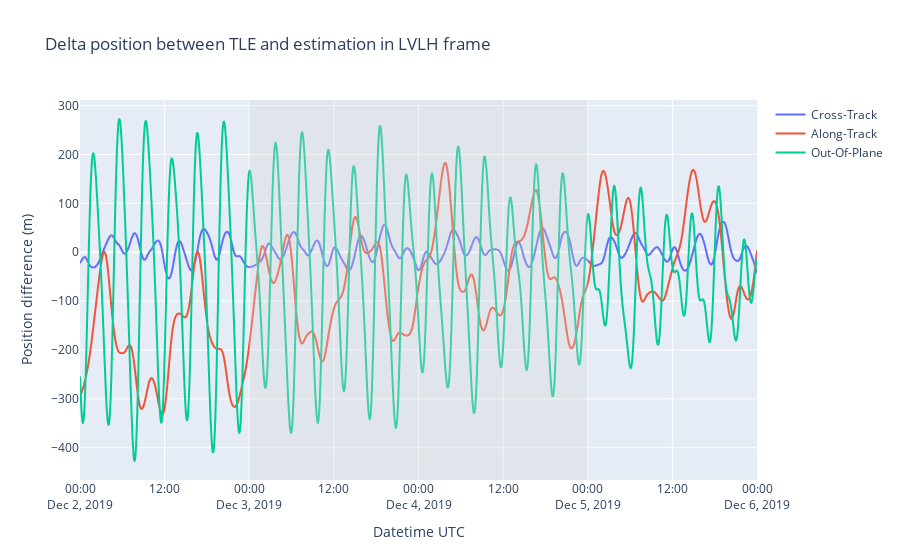

Notebook cell for this chart:
### Markdown cell above
Plotting the components of the position different between the TLE and the estimation, in LVLH frame. The grey area represents the time window where range measurements were used to perform the orbit determination.

### Code cell
import plotly.graph_objs as go

traceX = go.Scattergl(
    x = deltaPV_tle_lvlh_df['x'].index,
    y = deltaPV_tle_lvlh_df['x'],
    mode='lines',
    name='Cross-Track'
)

traceY = go.Scattergl(
    x = deltaPV_tle_lvlh_df['y'].index,
    y = deltaPV_tle_lvlh_df['y'],
    mode='lines',
    name='Along-Track'
)

traceZ = go.Scattergl(
    x = deltaPV_tle_lvlh_df['z'].index,
    y = deltaPV_tle_lvlh_df['z'],
    mode='lines',
    name='Out-Of-Plane'
)

data = [traceX, traceY, traceZ]

layout = go.Layout(
    title = 'Delta position between TLE and estimation in LVLH frame',
    xaxis = dict(
        title = 'Datetime UTC'
    ),
    yaxis = dict(
        title = 'Position difference (m)'
    ),
    shapes=[od_window_rectangle]
)

fig = dict(data=data, layout=layout)

pio.show(fig)

### Figure 1 — Plotly figure (JSON) as saved in the notebook; plotly's stock layout.template omitted (floating-point values rounded to 4 significant figures; data arrays with more than 128 entries replaced by an {"elided": "..."} marker saying what was removed)
{"data": [{"mode": "lines", "name": "Cross-Track", "type": "scattergl", "x": {"elided": "1153 str values"}, "y": {"elided": "1153 float values"}}, {"mode": "lines", "name": "Along-Track", "type": "scattergl", "x": {"elided": "1153 str values"}, "y": {"elided": "1153 float values"}}, {"mode": "lines", "name": "Out-Of-Plane", "type": "scattergl", "x": {"elided": "1153 str values"}, "y": {"elided": "1153 float values"}}], "layout": {"shapes": [{"fillcolor": "#d3d3d3", "line": {"width": 0}, "opacity": 0.3, "type": "rect", "x0": "2019-12-03T00:00:00", "x1": "2019-12-05T00:00:00", "xref": "x", "y0": 0, "y1": 1, "yref": "paper"}], "title": {"text": "Delta position between TLE and estimation in LVLH frame"}, "xaxis": {"title": {"text": "Datetime UTC"}}, "yaxis": {"title": {"text": "Position difference (m)"}}}}
